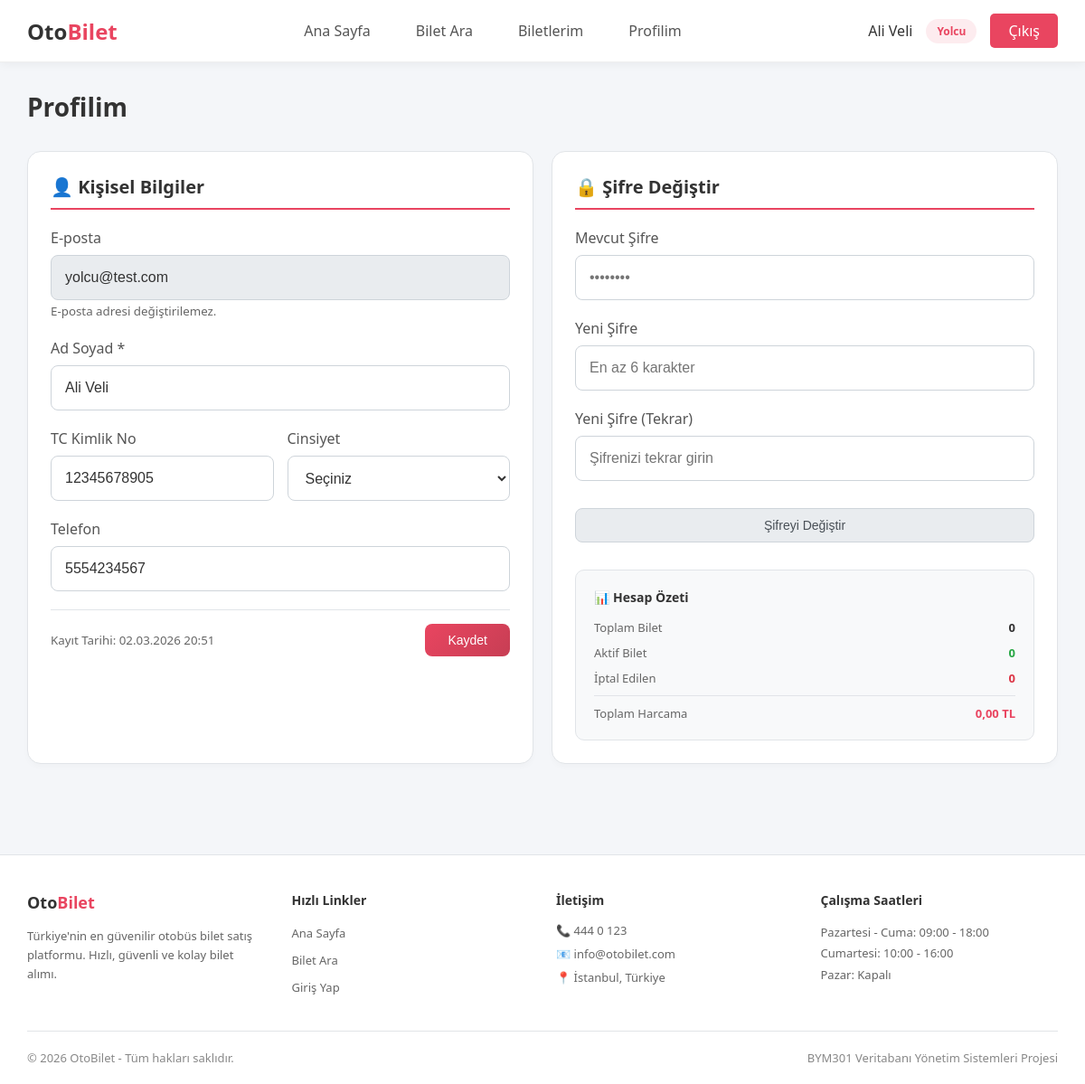
The app's page /passenger/profile.php (signed in) with its own data.
### tables this page shows
CREATE TABLE users (
    id INT PRIMARY KEY AUTO_INCREMENT,
    user_type_id INT NOT NULL,
    email VARCHAR(100) NOT NULL UNIQUE,
    password VARCHAR(255) NOT NULL,
    full_name VARCHAR(100) NOT NULL,
    phone VARCHAR(20),
    tc_no VARCHAR(11),
    gender ENUM('erkek', 'kadin') NULL,
    is_active TINYINT(1) DEFAULT 1,
    created_at TIMESTAMP DEFAULT CURRENT_TIMESTAMP,
    updated_at TIMESTAMP DEFAULT CURRENT_TIMESTAMP ON UPDATE CURRENT_TIMESTAMP,
    FOREIGN KEY (user_type_id) REFERENCES user_types(id)
);

### includes/session.php (called while the page is built, shortened)
<?php
function isLoggedIn() {
    return isset($_SESSION['user_id']);
}
function getCurrentUser() {
    return [
        'id' => $_SESSION['user_id'],
        'email' => $_SESSION['email'],
        'full_name' => $_SESSION['full_name'],
        'user_type_id' => $_SESSION['user_type_id'],
        'user_type' => $_SESSION['user_type']
    ];
}

### includes/functions.php (called while the page is built, shortened)
<?php
function sanitize($input) {
    return htmlspecialchars(trim($input), ENT_QUOTES, 'UTF-8');
}
function formatDateTime($date) {
    return date('d.m.Y H:i', strtotime($date));
}
function formatMoney($amount) {
    return number_format($amount, 2, ',', '.') . ' TL';
}
function getUserTotalSpending($db, $user_id) {
    $stmt = $db->prepare("SELECT get_user_total_spending(?)");
    $stmt->execute([$user_id]);
    return floatval($stmt->fetchColumn());
}

### passenger/profile.php (the view, shortened to what this page needs)
<?php
require_once __DIR__ . '/../includes/session.php';
require_once __DIR__ . '/../includes/functions.php';
$database = new Database();
$db = $database->getConnection();
$user_id = $_SESSION['user_id'];
$stmt = $db->prepare("SELECT * FROM users WHERE id = ?");
$stmt->execute([$user_id]);
$user = $stmt->fetch(PDO::FETCH_ASSOC);
require_once __DIR__ . '/../includes/header.php';
?>
<div class="page-header">
    <h1 class="page-title">Profilim</h1>
</div>
<div style="display: grid; grid-template-columns: 1fr 1fr; gap: 20px;">
    <div class="card">
        <h3 class="card-title">👤 Kişisel Bilgiler</h3>
        <form method="POST">
            <div class="form-group">
                <label>E-posta</label>
                <input type="email" class="form-control" value="<?php echo sanitize($user['email']); ?>" disabled
                       style="background: #e9ecef; cursor: not-allowed;">
                <small style="color: #666;">E-posta adresi değiştirilemez.</small>
            </div>
            <div class="form-group">
                <label>Ad Soyad *</label>
                <input type="text" name="full_name" class="form-control" value="<?php echo sanitize($user['full_name']); ?>" required>
            </div>
            <div style="display: grid; grid-template-columns: 1fr 1fr; gap: 15px;">
                <div class="form-group">
                    <label>TC Kimlik No</label>
                    <input type="text" name="tc_no" class="form-control" value="<?php echo sanitize($user['tc_no'] ?? ''); ?>"
                           maxlength="11" placeholder="11 haneli">
                </div>
                <div class="form-group">
                    <label>Cinsiyet</label>
                    <select name="gender" class="form-control">
                        <option value="">Seçiniz</option>
                    </select>
                </div>
            </div>
            <div class="form-group">
                <label>Telefon</label>
                <input type="text" name="phone" class="form-control" value="<?php echo sanitize($user['phone'] ?? ''); ?>"
                       placeholder="5XX XXX XXXX">
            </div>
            <div style="display: flex; justify-content: space-between; align-items: center; margin-top: 20px; padding-top: 15px; border-top: 1px solid #e1e4e8;">
                <small style="color: #666;">
                    Kayıt Tarihi: <?php echo formatDateTime($user['created_at']); ?>
                </small>
                <button type="submit" class="btn btn-primary">Kaydet</button>
            </div>
        </form>
    </div>
    <div class="card">
        <h3 class="card-title">🔒 Şifre Değiştir</h3>
        <form method="POST">
            <div class="form-group">
                <label>Mevcut Şifre</label>
                <input type="password" name="current_password" class="form-control" required placeholder="••••••••">
            </div>
            <div class="form-group">
                <label>Yeni Şifre</label>
                <input type="password" name="new_password" class="form-control" required placeholder="En az 6 karakter" minlength="6">
            </div>
            <div class="form-group">
                <label>Yeni Şifre (Tekrar)</label>
                <input type="password" name="confirm_password" class="form-control" required placeholder="Şifrenizi tekrar girin">
            </div>
            <button type="submit" class="btn btn-secondary" style="width: 100%; margin-top: 10px;">Şifreyi Değiştir</button>
        </form>
        <div style="margin-top: 30px; padding: 20px; background: #f8f9fa; border-radius: 10px; border: 1px solid #e1e4e8;">
            <h4 style="color: #333; font-size: 14px; margin-bottom: 15px;">📊 Hesap Özeti</h4>
        <?php
            $stmt = $db->prepare("SELECT COUNT(*) as total_bookings,
                                         SUM(CASE WHEN status = 'confirmed' THEN 1 ELSE 0 END) as confirmed,
                                         SUM(CASE WHEN status = 'cancelled' THEN 1 ELSE 0 END) as cancelled
                                  FROM bookings WHERE user_id = ?");
            $stmt->execute([$user_id]);
            $stats = $stmt->fetch(PDO::FETCH_ASSOC);
            $total_spent = getUserTotalSpending($db, $user_id);
            ?>
            <div style="display: grid; gap: 10px; font-size: 13px;">
                <div style="display: flex; justify-content: space-between;">
                    <span style="color: #666;">Toplam Bilet</span>
                    <span style="color: #333; font-weight: 600;"><?php echo $stats['total_bookings'] ?? 0; ?></span>
                </div>
                <div style="display: flex; justify-content: space-between;">
                    <span style="color: #666;">Aktif Bilet</span>
                    <span style="color: #28a745; font-weight: 600;"><?php echo $stats['confirmed'] ?? 0; ?></span>
                </div>
                <div style="display: flex; justify-content: space-between;">
                    <span style="color: #666;">İptal Edilen</span>
                    <span style="color: #dc3545; font-weight: 600;"><?php echo $stats['cancelled'] ?? 0; ?></span>
                </div>
                <div style="display: flex; justify-content: space-between; padding-top: 10px; border-top: 1px solid #e1e4e8;">
                    <span style="color: #666;">Toplam Harcama</span>
                    <span style="color: #e94560; font-weight: 600;"><?php echo formatMoney($total_spent); ?></span>
                </div>
            </div>
        </div>
    </div>
</div>
<?php require_once __DIR__ . '/../includes/footer.php'; ?>

### includes/header.php (shortened to what this page needs)
<?php
require_once __DIR__ . '/session.php';
require_once __DIR__ . '/functions.php';
$current_user = getCurrentUser();
?>
<!DOCTYPE html>
<html lang="tr">
<head>
</head>
<body>
    <?php if ($current_user): ?>
    <nav class="navbar">
        <a href="/bym301_project/" class="navbar-brand">Oto<span>Bilet</span></a>
        <ul class="navbar-nav">
            <?php if ($current_user['user_type'] === 'admin'): ?>
                <li><a href="/bym301_project/admin/">Dashboard</a></li>
                <li><a href="/bym301_project/admin/users.php">Kullanıcılar</a></li>
                <li><a href="/bym301_project/admin/buses.php">Otobüsler</a></li>
                <li><a href="/bym301_project/admin/cities.php">Şehirler</a></li>
                <li><a href="/bym301_project/admin/routes.php">Güzergahlar</a></li>
                <li><a href="/bym301_project/admin/schedules.php">Seferler</a></li>
                <li><a href="/bym301_project/admin/trip_requests.php">Talepler</a></li>
                <li><a href="/bym301_project/admin/reports.php">Raporlar</a></li>
            <?php else: ?>
                <li><a href="/bym301_project/passenger/">Ana Sayfa</a></li>
                <li><a href="/bym301_project/passenger/search.php">Bilet Ara</a></li>
                <li><a href="/bym301_project/passenger/tickets.php">Biletlerim</a></li>
                <li><a href="/bym301_project/passenger/profile.php">Profilim</a></li>
            <?php endif; ?>
        </ul>
        <div class="user-info">
            <span><?php echo sanitize($current_user['full_name']); ?></span>
            <span class="user-badge"><?php echo ucfirst($current_user['user_type']); ?></span>
            <a href="/bym301_project/auth/logout.php" class="logout-btn">Çıkış</a>
        </div>
    </nav>
    <?php endif; ?>
    <div class="container">

### includes/header.php (style rules this page uses)
* { margin: 0; padding: 0; box-sizing: border-box; }
body { font-family: 'Segoe UI', Tahoma, Geneva, Verdana, sans-serif; background: #f4f6f9; min-height: 100vh; color: #333; }
.navbar { background: #ffffff; padding: 15px 30px; display: flex; justify-content: space-between; align-items: center; box-shadow: 0 2px 10px rgba(0, 0, 0, 0.05); border-bottom: 1px solid #eee; }
.navbar-brand { color: #333; font-size: 24px; font-weight: bold; text-decoration: none; }
.navbar-brand span { color: #e94560; }
.navbar-nav { display: flex; gap: 20px; list-style: none; }
.navbar-nav a { color: #555; text-decoration: none; padding: 8px 15px; border-radius: 5px; transition: all 0.3s ease; font-weight: 500; }
.user-info { display: flex; align-items: center; gap: 15px; }
.user-badge { background: rgba(233, 69, 96, 0.1); color: #e94560; padding: 5px 12px; border-radius: 20px; font-size: 12px; font-weight: 600; }
.logout-btn { background: #e94560; color: #fff; padding: 8px 20px; border: none; border-radius: 5px; cursor: pointer; text-decoration: none; transition: all 0.3s ease; }
.container { max-width: 1400px; margin: 0 auto; padding: 30px; }
.card { background: #ffffff; border-radius: 15px; padding: 25px; margin-bottom: 20px; border: 1px solid #e1e4e8; box-shadow: 0 4px 6px rgba(0,0,0,0.02); }
.card-title { color: #333; font-size: 20px; margin-bottom: 20px; padding-bottom: 10px; border-bottom: 2px solid #e94560; }
.btn { display: inline-block; padding: 10px 25px; border-radius: 8px; text-decoration: none; cursor: pointer; border: none; font-size: 14px; transition: all 0.3s ease; }
.btn-primary { background: linear-gradient(135deg, #e94560, #c73e54); color: #fff; }
.btn-secondary { background: #e9ecef; color: #495057; border: 1px solid #ced4da; }
.form-group { margin-bottom: 20px; }
.form-group label { display: block; margin-bottom: 8px; color: #555; font-weight: 500; }
.form-control { width: 100%; padding: 12px 15px; border: 1px solid #ced4da; border-radius: 8px; background: #fff; color: #333; font-size: 16px; transition: all 0.3s ease; min-height: 50px; }
.form-control option { background: #fff; color: #333; }
.page-header { display: flex; justify-content: space-between; align-items: center; margin-bottom: 30px; }
.page-title { color: #333; font-size: 28px; font-weight: 600; }

### records on screen
users: full_name "Ali Veli", email "yolcu@test.com", tc_no "12345678905", phone "5554234567", created_at "02.03.2026 20:51"

### other values on screen
$current_user['user_type'] "Yolcu"
$stats['total_bookings'] "0"
$stats['confirmed'] "0"
$stats['cancelled'] "0"
formatMoney($total_spent) "0,00 TL"
